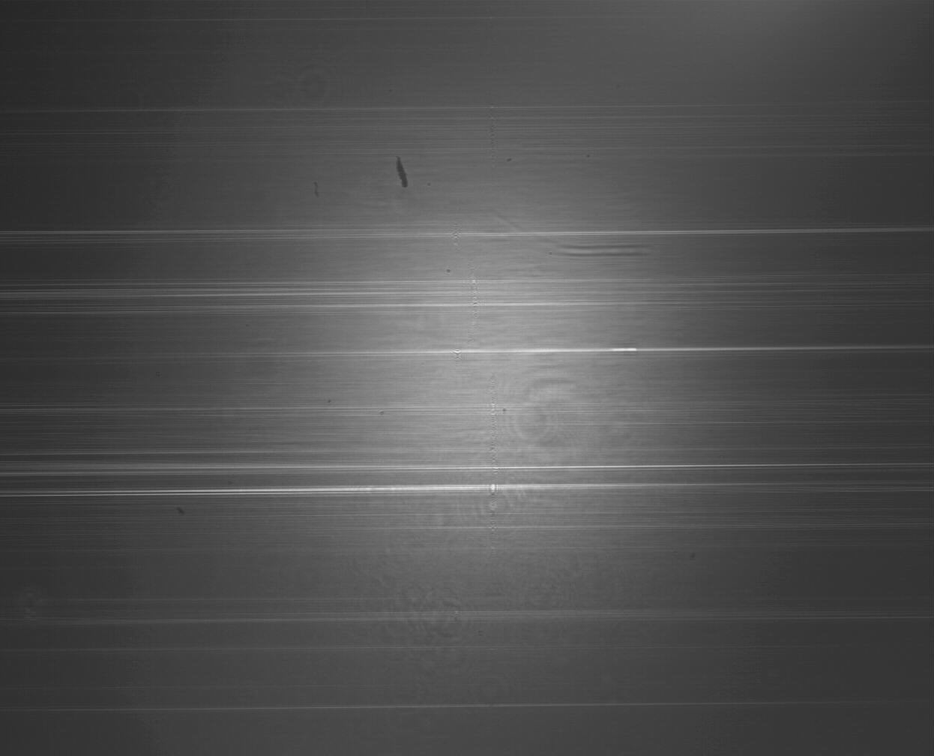
#> input picture data/row_data/050.bmp, 934 x 756 px, shrunk from 1246 x 1008 before the run
$ python -i detect_fringes_classical.py   (imports and definitions only)
#> lines starting #> are read from the running program, lines starting #| are printed output that depends on the picture; after the words box and inside, x2 and y2 are one past the last pixel; in counts of white or black regions, pixels touching at a corner belong together
#> further down, picture is the input picture: shape (756, 934); min 37, max 237, mean 80.2
"""
古典画像処理による干渉縞検出。

パイプライン:
  CLAHE → bilateral filter → Frangi ridge → hysteresis threshold
  → skeletonize → 短い断片除去

Usage:
    # 1 枚処理 + 可視化
    python tools/detect_fringes_classical.py data/row_data/050.bmp \
        --out out/050_classical.png --compare data/mask_result/050_mask.png

    # ディレクトリ一括
    python tools/detect_fringes_classical.py data/row_data/ --out out/classical/
"""
import argparse
from pathlib import Path

import cv2
import numpy as np
from scipy.ndimage import gaussian_filter
from skimage.filters import apply_hysteresis_threshold
from skimage.morphology import skeletonize, remove_small_objects


def preprocess(gray: np.ndarray) -> np.ndarray:
    clahe = cv2.createCLAHE(clipLimit=2.0, tileGridSize=(16, 16)).apply(gray)
    return cv2.bilateralFilter(clahe, d=7, sigmaColor=20, sigmaSpace=5)


def remove_horizontal_bg(img: np.ndarray, kx: int = 41) -> np.ndarray:
    """横方向に大きな平均を引いて、横縞背景を除去。"""
#> called with kx = 51
    f = img.astype(np.float32)
    bg = cv2.blur(f, (kx, 1))       # y 方向は平均しない、x 方向のみ幅広平均
    res = f - bg
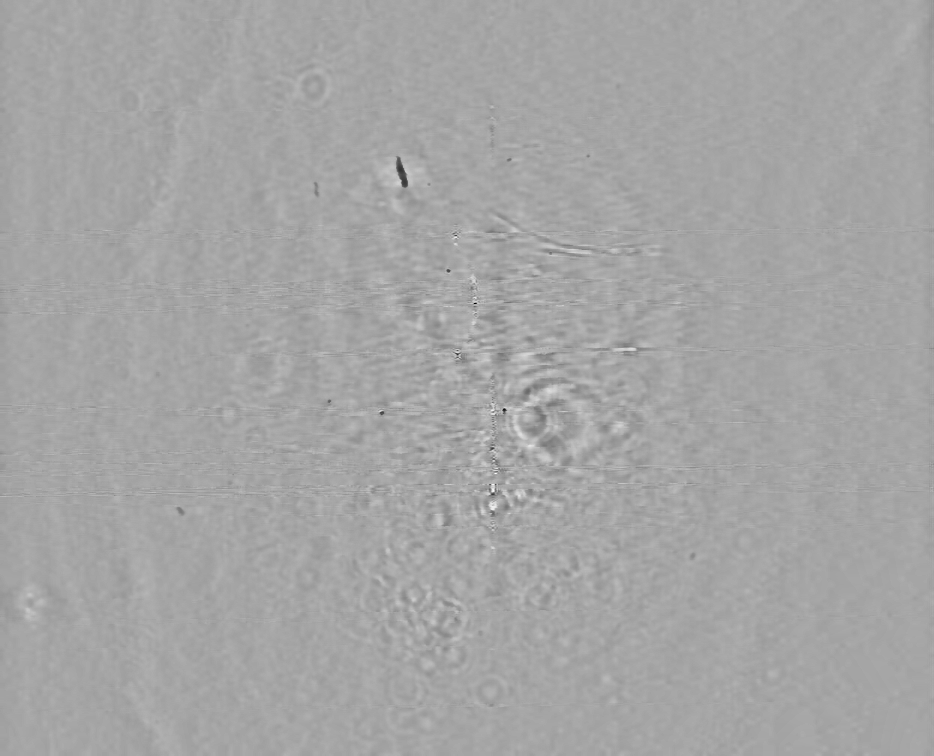
#> res: shape (756, 934) float32; min -73.78, max 39.86, mean 0; drawn with min black and max white
    return res


def vertical_ridge(img: np.ndarray, sigmas: tuple) -> np.ndarray:
    """Hessian を使って「縦向きの明るい ridge」スコアをマルチスケールで計算。

    前処理で横縞背景を除去したあと、
    縦 ridge の中心では d²I/dx² が強く負、d²I/dy² は小。
    score = -Hxx × (1 - |Hyy|/(|Hxx|+ε))  × 縦方向に沿った coherence
    """
    # 横縞背景を削る（幅広 x 平均）
    residual = remove_horizontal_bg(img, kx=51)

    out = np.zeros_like(residual, dtype=np.float32)
    for s in sigmas:
        hxx = gaussian_filter(residual, sigma=s, order=(0, 2)) * (s ** 2)
        hyy = gaussian_filter(residual, sigma=s, order=(2, 0)) * (s ** 2)
        neg = np.clip(-hxx, 0, None)
        aniso = 1.0 - np.abs(hyy) / (np.abs(hxx) + 1e-6)
        aniso = np.clip(aniso, 0, 1)
        score = neg * aniso
        out = np.maximum(out, score)
#> this loop made 3 passes
#> pass 1, in vertical_ridge, `hxx = gaussian_filter(residual, sigma=s, order=(0, 2)) * (s ** 2)`:
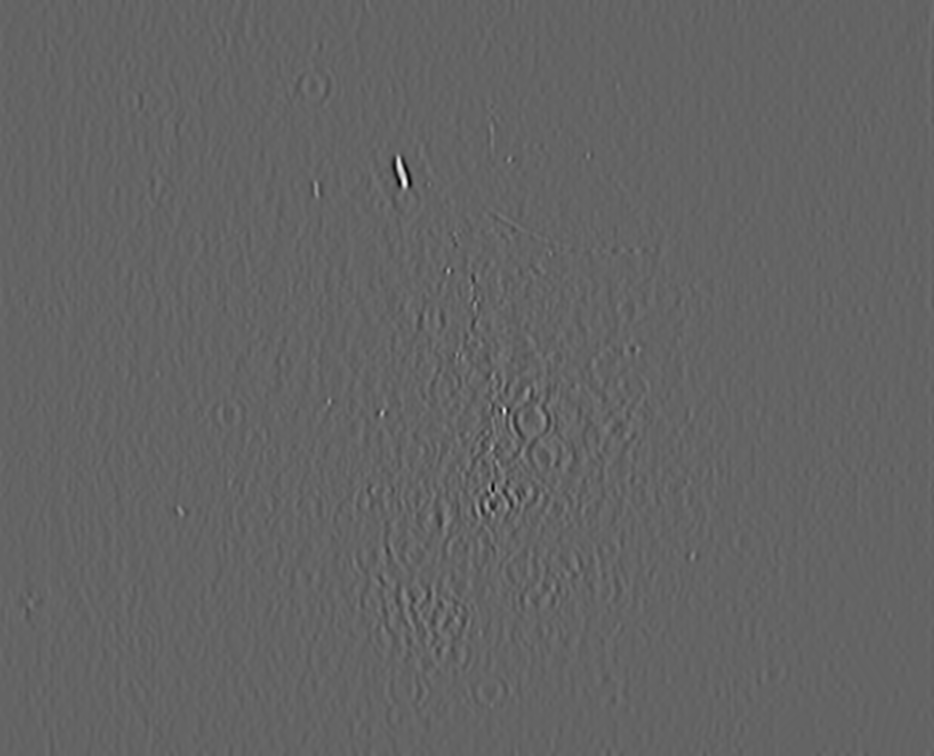
#> hxx: shape (756, 934) float32; min -13.89, max 21.34, mean 0; drawn with min black and max white
#> pass 1, in vertical_ridge, `hyy = gaussian_filter(residual, sigma=s, order=(2, 0)) * (s ** 2)`:
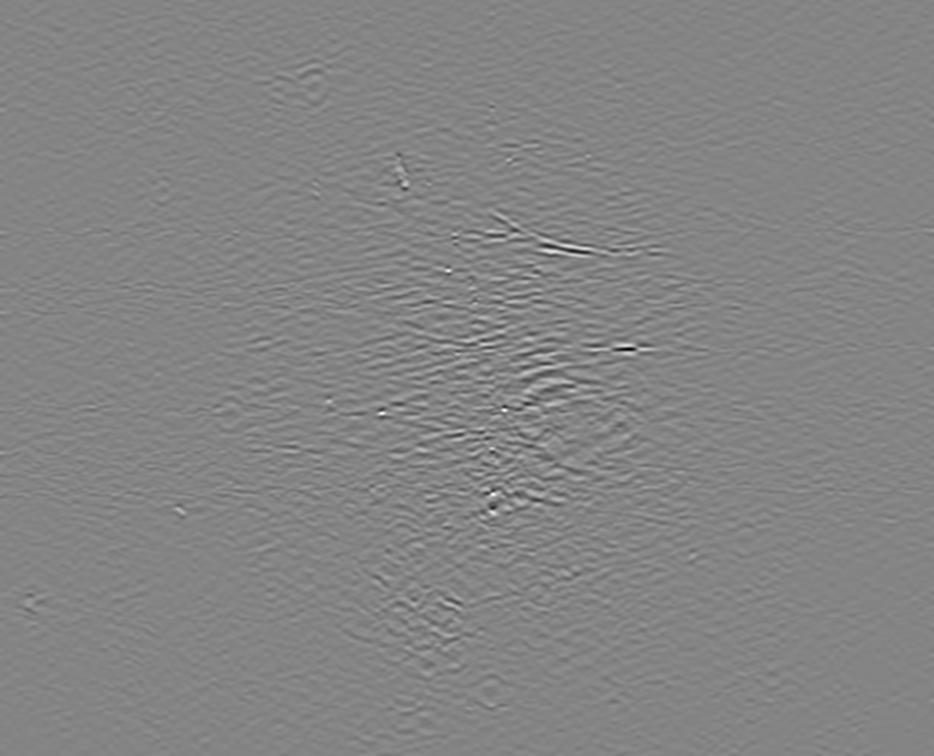
#> hyy: shape (756, 934) float32; min -13.89, max 12.87, mean 7.71e-07; drawn with min black and max white
#> pass 1, in vertical_ridge, `neg = np.clip(-hxx, 0, None)`:
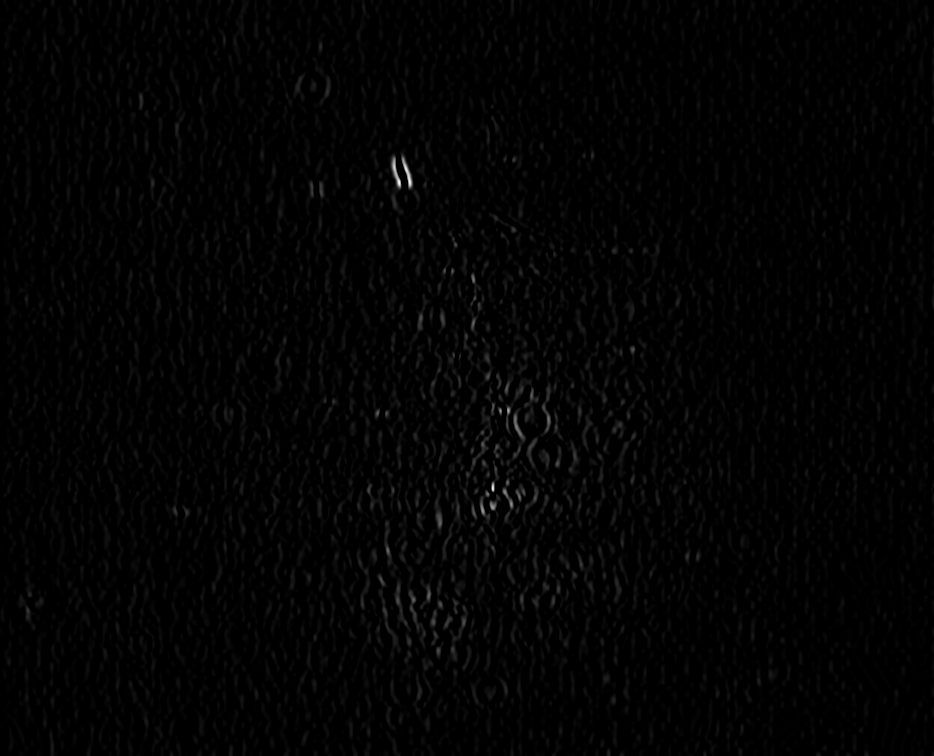
#> neg: shape (756, 934) float32; min 0, max 13.89, mean 0.184; drawn with min black and max white

    # 縦方向にスムージング（coherence 強調）
    out = gaussian_filter(out, sigma=(8.0, 0.0))
    return out


def detect(
    gray: np.ndarray,
    sigmas: tuple = (2.0, 3.0, 4.5),
    high_pct: float = 99.7,
    low_pct: float = 99.0,
    min_length: int = 60,
) -> dict:
    """古典パイプラインで縦方向 fringe を検出。中間結果を dict で返す。"""
    smooth = preprocess(gray)

    ridges = vertical_ridge(smooth, sigmas=sigmas)

    high = np.percentile(ridges, high_pct)
#> high = 1.61
    low = np.percentile(ridges, low_pct)
#> low = 0.982
    binary = apply_hysteresis_threshold(ridges, low, high)
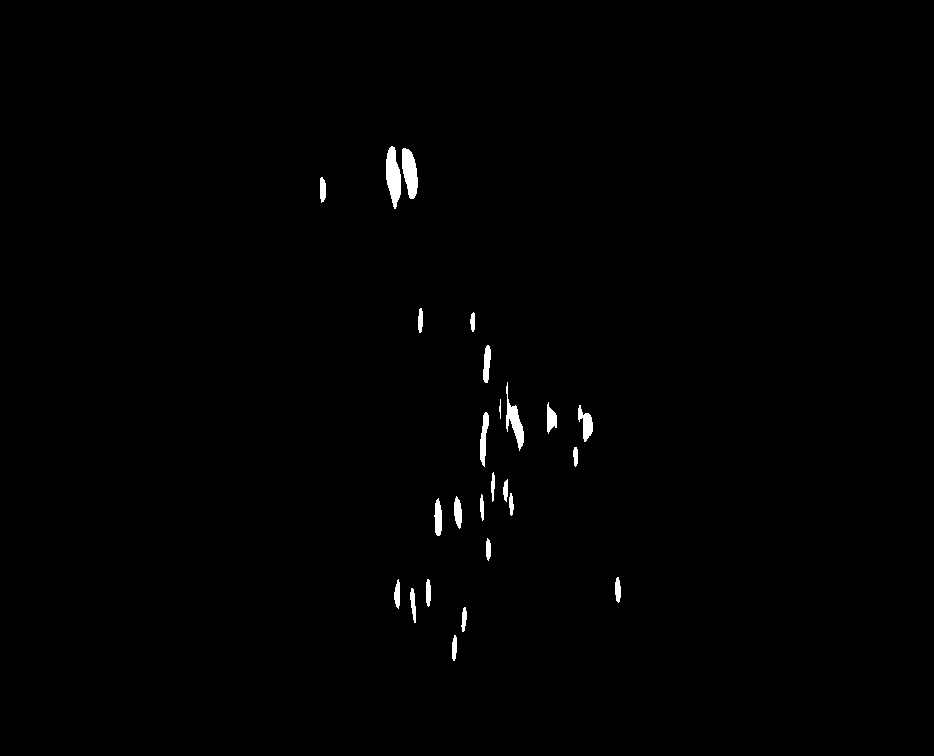
#> binary: shape (756, 934) bool; 0.66% white; 25 white regions, largest, box (x1, y1, x2, y2) and area: (386, 146, 401, 209) 639, (402, 148, 418, 199) 570, (506, 382, 524, 451) 466

    skel = skeletonize(binary)
#> skel: shape (756, 934) bool; 0.11% white in thin lines or dots, all inside (x1, y1, x2, y2) = (321, 148, 619, 660)
    cleaned = remove_small_objects(skel, min_size=min_length, connectivity=2)
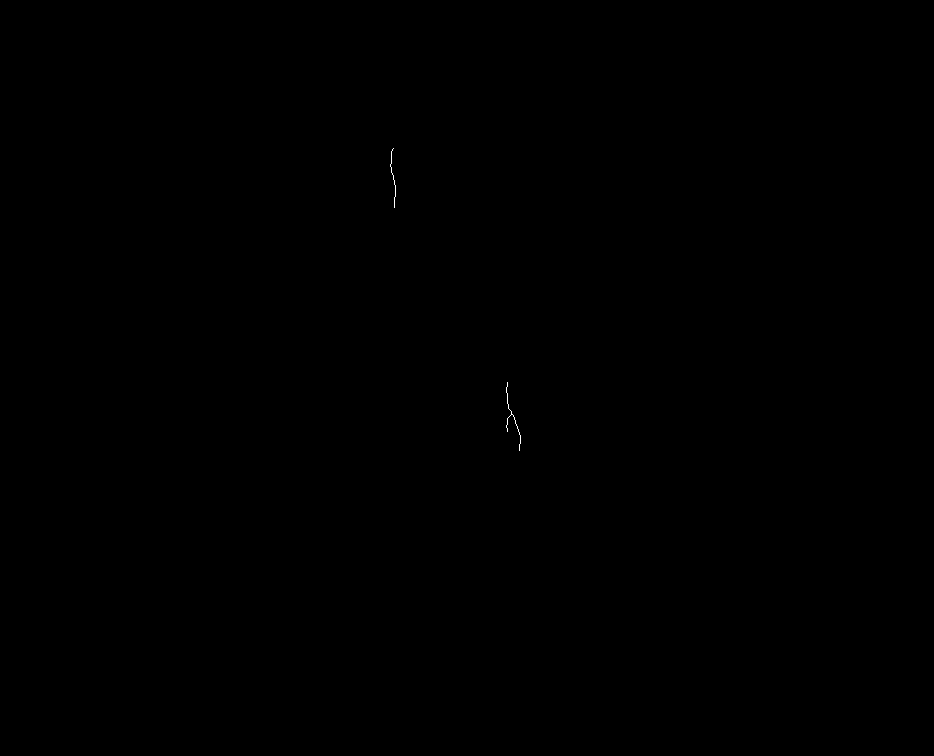
#> cleaned: shape (756, 934) bool; 0.02% white in thin lines or dots, all inside (x1, y1, x2, y2) = (390, 148, 521, 451)

    return {
        "smooth": smooth,
        "ridges": ridges,
        "binary": binary,
        "skeleton": skel,
        "cleaned": cleaned,
    }


# [109 lines left out: functions metrics, save_debug, process_one, main, not called in this run]


# [2 lines not run here, left out]

>>> import cv2
>>> picture = cv2.imread('../data/row_data/050.bmp', cv2.IMREAD_GRAYSCALE)
>>> result = detect(picture)
#> result = 5 items
